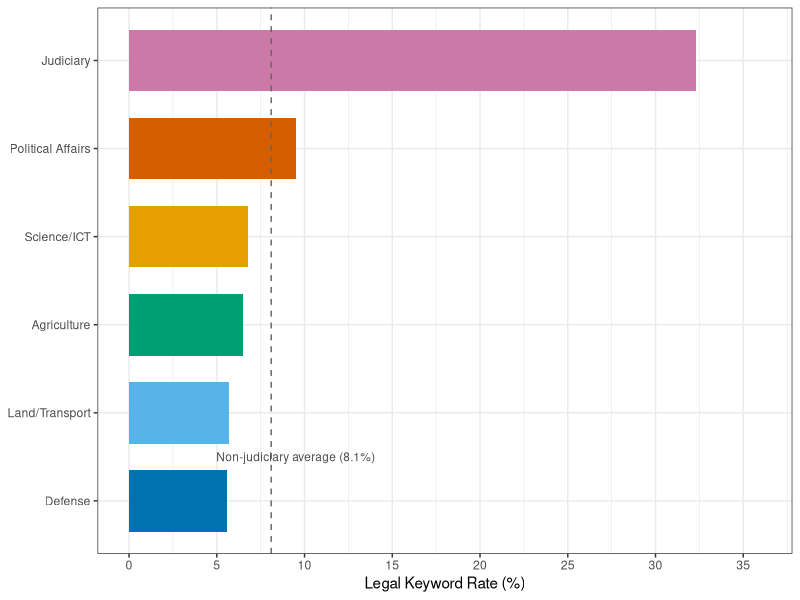
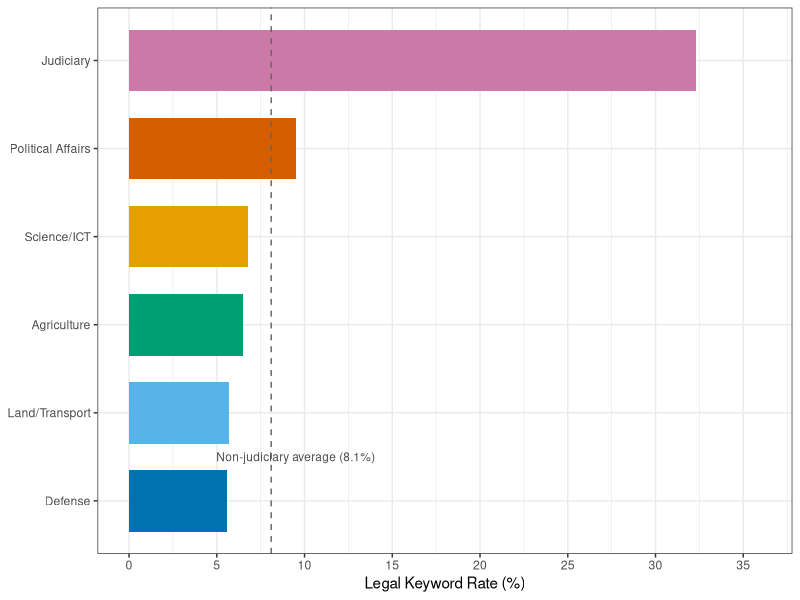

Generate these figures, in order, with R:
# Auto-generated figure for article
Sys.setenv(KBL_DATA = "/Users/kyusik/kna/data/processed")
# Figure 2: Committee-level legal keyword density
library(ggplot2); library(dplyr)

comm_data <- data.frame(
  committee = c("Judiciary", "Political Affairs",
                "Science/ICT", "Agriculture",
                "Land/Transport", "Defense"),
  legal_pct = c(32.3, 9.5, 6.8, 6.5, 5.7, 5.6)
)
comm_data$committee <- factor(comm_data$committee,
  levels = comm_data$committee[order(comm_data$legal_pct)])

oi_fill <- c("#0072B2","#56B4E9","#009E73",
             "#E69F00","#D55E00","#CC79A7")

ggplot(comm_data, aes(x = committee, y = legal_pct, fill = committee)) +
  geom_col(width = 0.7) +
  geom_hline(yintercept = 8.1, linetype = "dashed",
             color = "grey40", linewidth = 0.5) +
  annotate("text", x = 1.5, y = 9.5,
           label = "Non-judiciary average (8.1%)",
           size = 3, color = "grey30") +
  scale_fill_manual(values = oi_fill) +
  coord_flip() +
  theme_bw(base_size = 11) +
  theme(legend.position = "none") +
  labs(x = NULL,
       y = "Legal Keyword Rate (%)",
       title = NULL) +
  scale_y_continuous(limits = c(0, 36),
                     breaks = seq(0, 35, 5))
ggsave("/Users/kyusik/Desktop/kyusik-github/kna-research-agents/articles/figures/fig_2.pdf", width = 7, height = 4.5)
